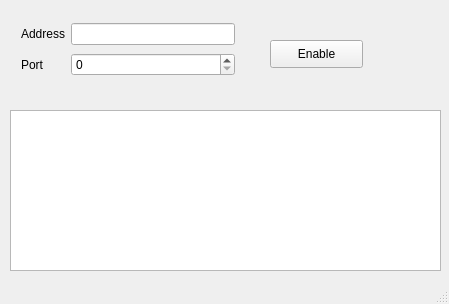
<?xml version="1.0" encoding="UTF-8"?>
<ui version="4.0">
 <class>ClipClientClass</class>
 <widget class="QMainWindow" name="ClipClientClass">
  <property name="geometry">
   <rect>
    <x>0</x>
    <y>0</y>
    <width>449</width>
    <height>304</height>
   </rect>
  </property>
  <property name="windowTitle">
   <string>ClipClient</string>
  </property>
  <property name="windowIcon">
   <iconset resource="ClipClient.qrc">
    <normaloff>:/ClipClient/clipper.svg</normaloff>:/ClipClient/clipper.svg</iconset>
  </property>
  <widget class="QWidget" name="centralWidget">
   <widget class="QPushButton" name="pushButton">
    <property name="geometry">
     <rect>
      <x>270</x>
      <y>40</y>
      <width>93</width>
      <height>28</height>
     </rect>
    </property>
    <property name="text">
     <string>Enable</string>
    </property>
   </widget>
   <widget class="QPlainTextEdit" name="plainTextEdit">
    <property name="geometry">
     <rect>
      <x>10</x>
      <y>110</y>
      <width>431</width>
      <height>161</height>
     </rect>
    </property>
    <property name="lineWrapMode">
     <enum>QPlainTextEdit::NoWrap</enum>
    </property>
    <property name="readOnly">
     <bool>true</bool>
    </property>
    <property name="maximumBlockCount">
     <number>100</number>
    </property>
   </widget>
   <widget class="QWidget" name="layoutWidget">
    <property name="geometry">
     <rect>
      <x>10</x>
      <y>10</y>
      <width>236</width>
      <height>79</height>
     </rect>
    </property>
    <layout class="QGridLayout" name="gridLayout">
     <item row="1" column="1">
      <widget class="QSpinBox" name="spinBox">
       <property name="maximum">
        <number>65535</number>
       </property>
      </widget>
     </item>
     <item row="0" column="0">
      <widget class="QLabel" name="label">
       <property name="text">
        <string>Address</string>
       </property>
      </widget>
     </item>
     <item row="0" column="1">
      <widget class="QLineEdit" name="lineEdit">
       <property name="enabled">
        <bool>true</bool>
       </property>
      </widget>
     </item>
     <item row="1" column="0">
      <widget class="QLabel" name="label_2">
       <property name="text">
        <string>Port</string>
       </property>
      </widget>
     </item>
    </layout>
   </widget>
  </widget>
  <widget class="QStatusBar" name="statusBar"/>
 </widget>
 <layoutdefault spacing="6" margin="11"/>
 <resources>
  <include location="ClipClient.qrc"/>
 </resources>
 <connections>
  <connection>
   <sender>pushButton</sender>
   <signal>clicked()</signal>
   <receiver>ClipClientClass</receiver>
   <slot>pushButtonClicked()</slot>
   <hints>
    <hint type="sourcelabel">
     <x>284</x>
     <y>51</y>
    </hint>
    <hint type="destinationlabel">
     <x>408</x>
     <y>15</y>
    </hint>
   </hints>
  </connection>
 </connections>
 <slots>
  <slot>pushButtonClicked()</slot>
 </slots>
</ui>
